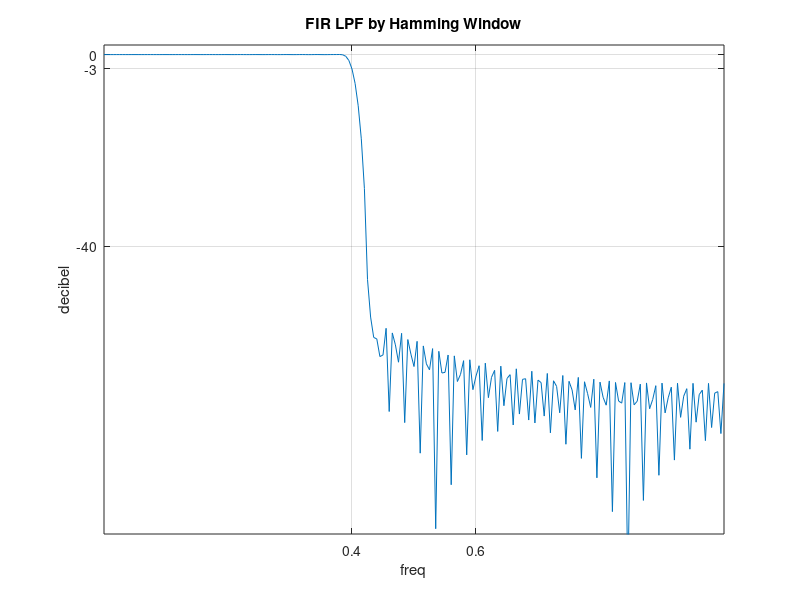

Write the MATLAB code that produced this figure.
N=161;
n=0:N-1;
alpha=(N-1)/2;
hd=sin(0.405*pi*(n-alpha))./(pi*(n-alpha));
hd(81)=0.405;
wham=hamming(N);
h=hd.*wham';
k=0:200;
w=(pi/200)*k;
H=h*exp(-j*n'*w);
magH=abs(H);
dB=20*log10(magH);
figure
plot(w/pi,dB)
xlabel('freq')
ylabel('decibel')
title('FIR LPF by Hamming Window')
set(gca,'xtick',[0.4 0.6])
set(gca,'ytick',[-40 -3 0])
axis([0 1 -100 2])
grid
